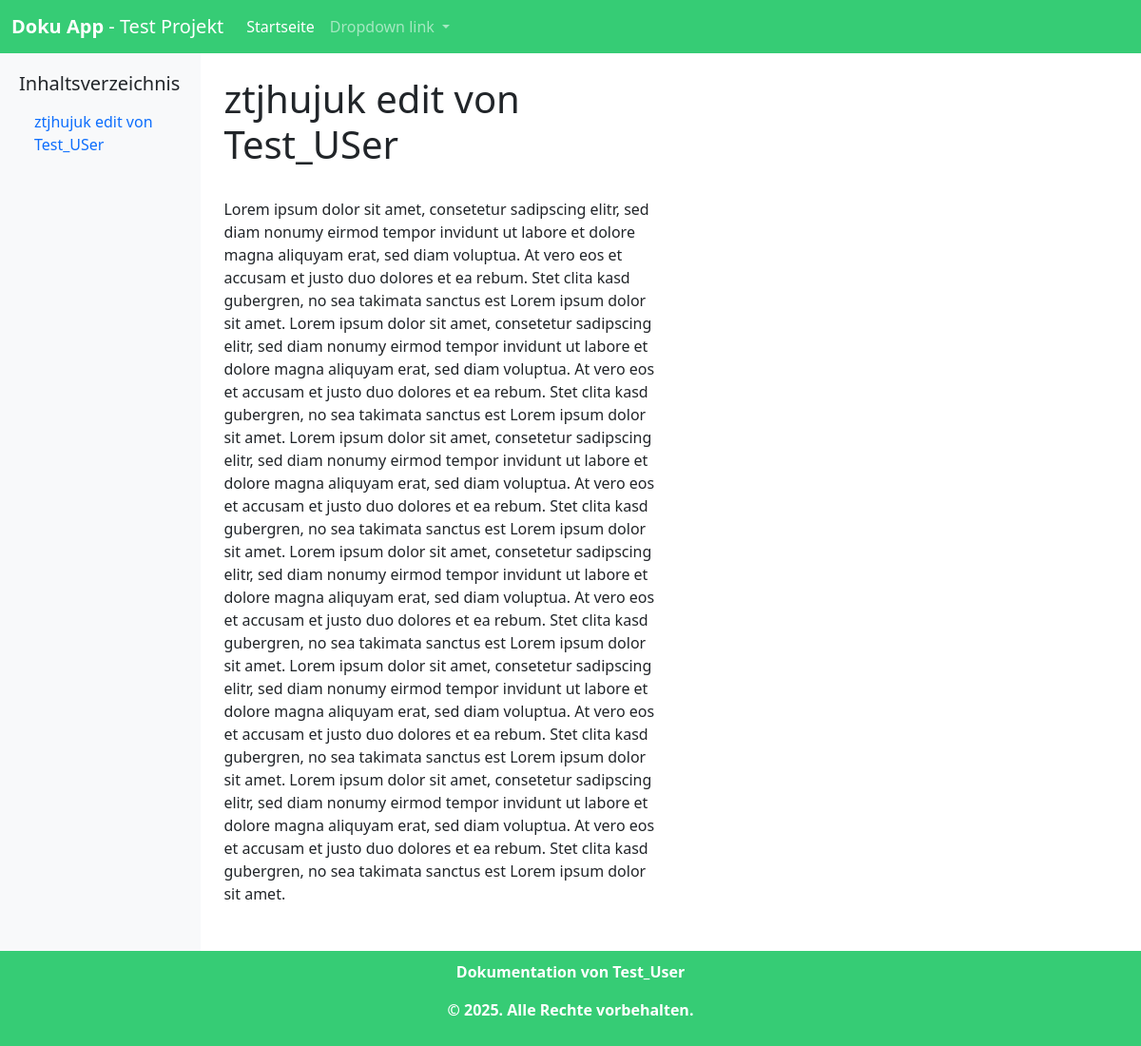
Page /frontend/docs/index.php?doku=3 on the committed database.
### tables this page shows
CREATE TABLE `projekte` (
  `pid` int(11) NOT NULL,
  `name` text NOT NULL,
  `description` text NOT NULL,
  `author` text NOT NULL
);

CREATE TABLE `posts` (
  `poid` int(11) NOT NULL,
  `to_pid` int(11) NOT NULL,
  `name` text NOT NULL,
  `content` text NOT NULL,
  `author` text NOT NULL
);

### frontend/docs/index.php (the view, shortened to what this page needs)
<?php
include "../../Backend/connect.php";
$projekt = $_GET["doku"];
$sql_projectinfo = "SELECT * FROM projekte WHERE pid =" . $projekt . "";
$result_projectinfo = mysqli_query($conn, $sql_projectinfo);
$row = $result_projectinfo->fetch_assoc();
$sql_postinfo = "SELECT * FROM posts WHERE to_pid = " . $projekt . "";
?>
<!doctype html>
<html lang="en">
  <head>
    <link href="https://cdn.jsdelivr.net/npm/bootstrap@5.3.3/dist/css/bootstrap.min.css" rel="stylesheet">
  </head>
  <body>
  <nav class="navbar navbar-expand-lg" data-bs-theme="dark" style="background-color:rgb(54, 204, 117);">
    <div class="container-fluid">
      <a class="navbar-brand" href="#"><b>Doku App</b> - <?php echo $row["name"]; ?></a>
      <div class="collapse navbar-collapse" id="navbarNav">
        <ul class="navbar-nav">
          <li class="nav-item">
            <a class="nav-link active" aria-current="page" href="#">Startseite</a>
          </li>
          <li class="nav-item dropdown">
            <a class="nav-link dropdown-toggle" href="#" role="button" data-bs-toggle="dropdown" aria-expanded="false">
              Dropdown link
            </a>
          </li>
        </ul>
      </div>
    </div>
  </nav>
  <div class="main-content">
    <div class="sidebar" id="sidebar">
      <h5>Inhaltsverzeichnis</h5>
      <ul class="nav flex-column">
        <?php
        $result_postsinfo = mysqli_query($conn, $sql_postinfo);
        if (mysqli_num_rows($result_postsinfo) > 0) {
          while($row_post = mysqli_fetch_assoc($result_postsinfo)) {
            echo "<li class='nav-item'>";
            echo "<a class='nav-link' href='#'>" . $row_post["name"] . "</a>";
            echo "</li>";
          }
        } else {
          echo "";
        }
        ?>
      </ul>
    </div>
    <div class="container-fluid p-4">
    <div class="row">
        <div class="col-6">
<?php
$result_postsinfo = mysqli_query($conn, $sql_postinfo);
if (mysqli_num_rows($result_postsinfo) > 0) {
  while($row_post = mysqli_fetch_assoc($result_postsinfo)) {
    echo "<h1>" . $row_post["name"] ."</h1><br>";
    echo $row_post["content"];
    echo "<br><br>";
  }
} else {
  echo "Diese Dokumentation ist leider leer....";
}
?>
        </div>
        <div class="col-4">
        </div>
    </div>
    </div>
  </div>
  <footer class="footer">
    <p><b>Dokumentation von <?php echo $row["author"]; ?></b></p>
    <p><b>&copy; 2025. Alle Rechte vorbehalten.</b></p>
  </footer>
  </body>
</html>

### frontend/docs/index.php (style rules this page uses)
body { display: flex; min-height: 100vh; flex-direction: column; }
.main-content { flex: 1; display: flex; }
.sidebar { width: 250px; background-color: #f8f9fa; padding: 20px; transition: transform 0.3s ease; }
.footer { background-color: rgb(54, 204, 117); color: white; text-align: center; padding: 10px; }

### rows in the picture
projekte: name "Test Projekt", author "Test_User"
posts: name "ztjhujuk edit von Test_USer", content "Lorem ipsum dolor sit amet, consetetur sadipscing elitr, sed diam nonumy eirmod tempor invidunt ut labore et dolore magna aliquyam erat, sed diam voluptua. At vero eos et accusam et justo duo dolores et ea rebum. Stet clita kasd gubergren, no sea takimata sanctus est Lorem ipsum dolor sit amet. Lorem ipsum dolor sit amet, consetetur sadipscing elitr, sed diam nonumy eirmod tempor invidunt ut labore et dolore magna aliquyam erat, sed diam voluptua. At vero eos et accusam et justo duo dolores et ea rebum. Stet clita kasd gubergren, no sea takimata sanctus est Lorem ipsum dolor sit amet. Lorem ipsum dolor sit amet, consetetur sadipscing elitr, sed diam nonumy eirmod tempor invidunt ut labore…"
